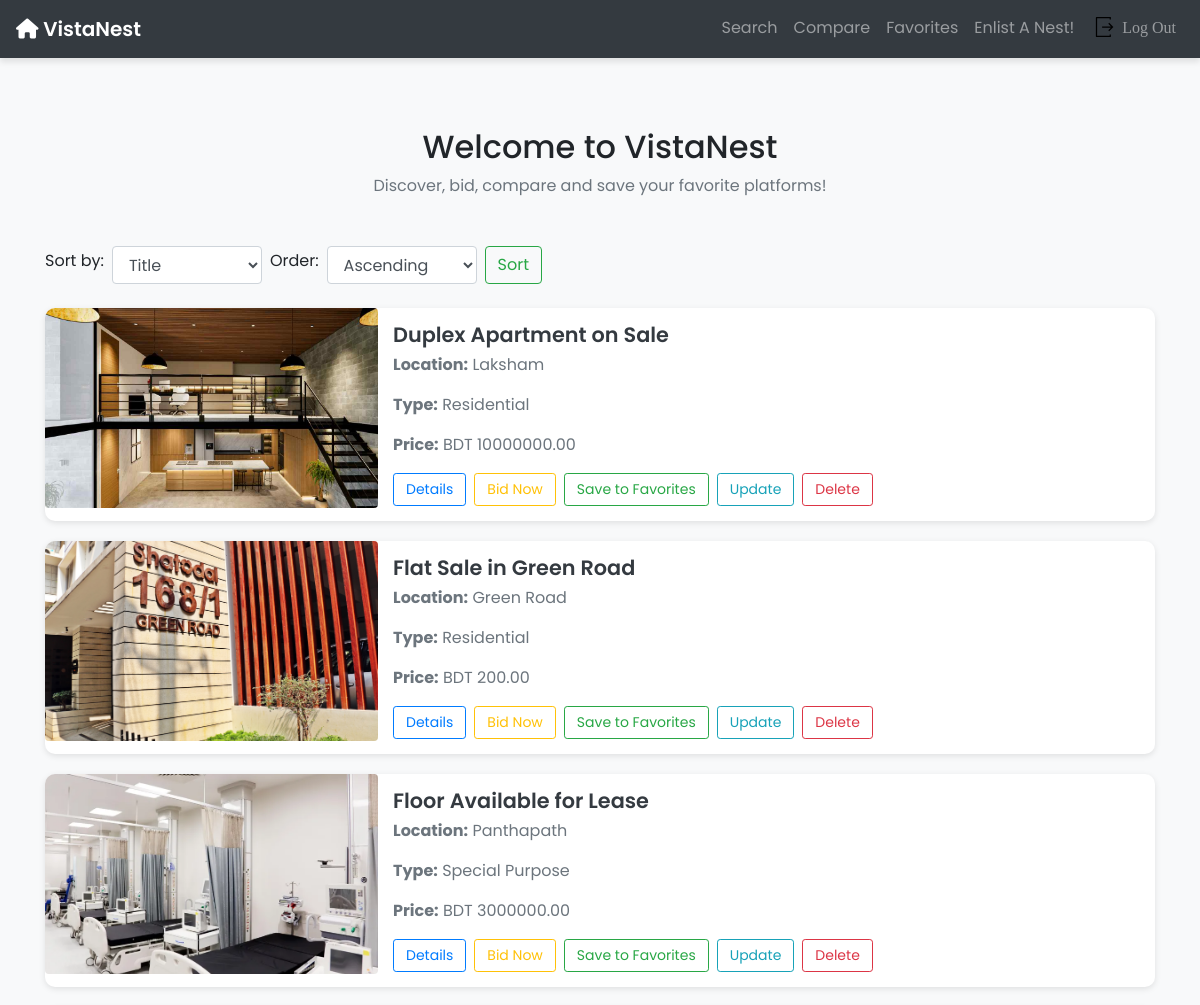
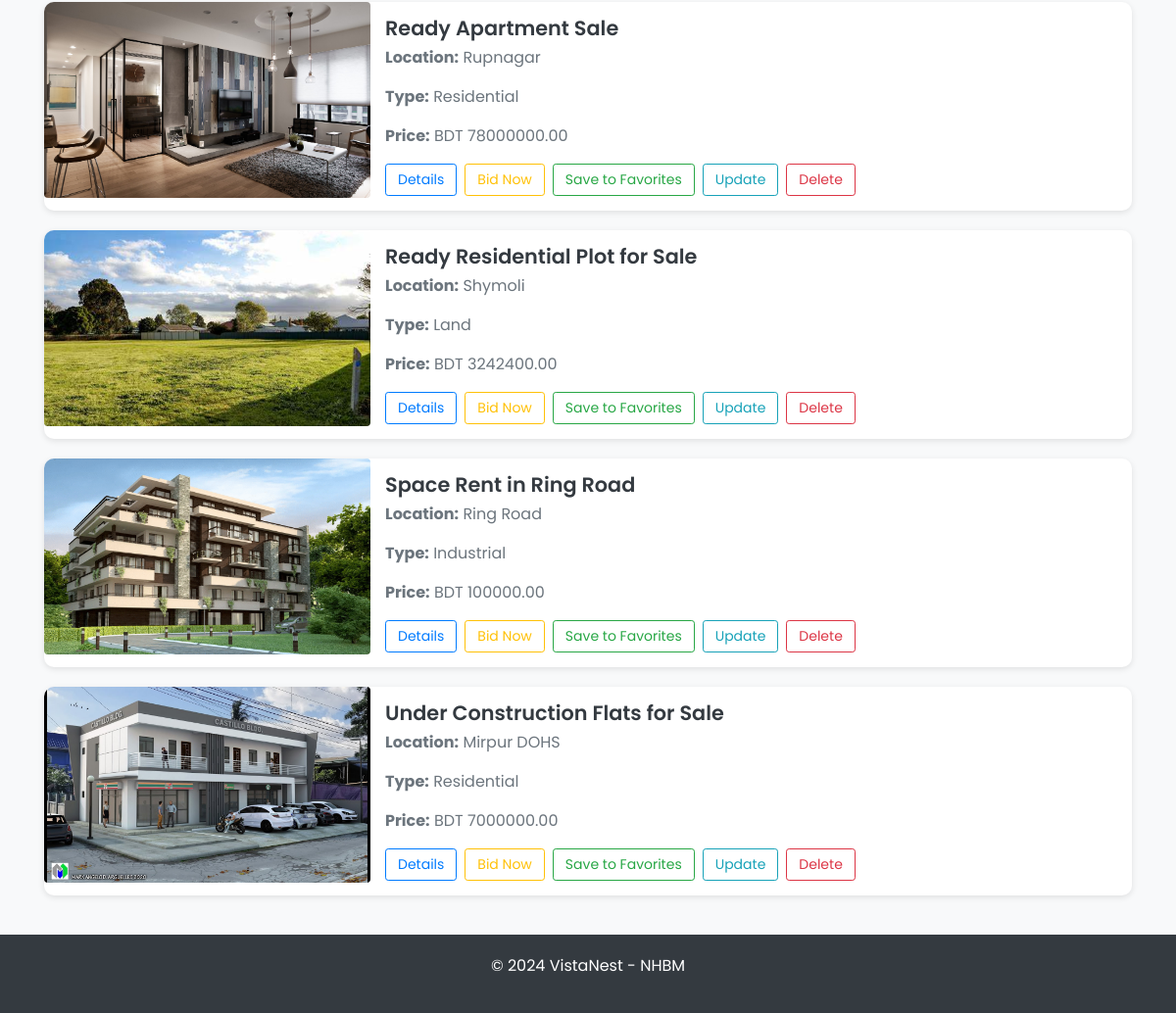
Page /home (signed in) on the committed database (2 pictures, top to bottom).
### platforms/models.py (models this page shows)
class Platform(models.Model):
    property_type_choices = [
        ('Residential', 'Residential'),
        ('Commercial', 'Commercial'),
        ('Land', 'Land'),
        ('Industrial', 'Industrial'),
        ('Special Purpose', 'Special Purpose')
    ]
    owner_contact_number = models.CharField(max_length=15, blank=True, null=True)
    title = models.CharField(max_length=100)
    description = models.TextField(default="This Property is mindblowing!")
    property_type = models.CharField(max_length=20, choices=property_type_choices)
    price = models.DecimalField(max_digits=10, decimal_places=2)
    size_sqft = models.PositiveIntegerField()
    year_built = models.PositiveIntegerField()
    location = models.CharField(max_length=100)
    city = models.CharField(max_length=50)
    country = models.CharField(max_length=50)
    listed_date = models.DateField(auto_now_add=True)
    image = models.ImageField(upload_to='platform_image/', blank=True, null=True, default='platform_image/houses.png')
    def __str__(self):
        return f"{self.title} in {self.location}"

### mysite/views.py (the view)
# urls.py: 2. Add a URL to urlpatterns:  path('', views.home, name='home')
@login_required(login_url='login')
def home(request):
    platform = Platform.objects.all()
    print('>>>>>>>>>>>>',Bid.objects.filter(property = platform[0]))
    for i in platform:
        sort_by = request.GET.get('sort_by', 'title')  # Default sort by 'title'
        sort_order = request.GET.get('sort_order', 'asc')  # Default sort order is ascending
        if sort_order == 'desc':
            sort_by = f'-{sort_by}'
        platform = Platform.objects.all().order_by(sort_by)
    return render(request, 'home.html', {
        "platform": platform, 'platform_bids': None,
    })

### platforms/models.py (called while the page is built)
    def __str__(self):
        return f"Bid of {self.amount} on {self.property} by {self.user}"

### templates/home.html (shortened to what this page needs)
<!DOCTYPE html>
<html lang="en">
<head>
    <link rel="stylesheet" href="https://stackpath.bootstrapcdn.com/bootstrap/4.3.1/css/bootstrap.min.css">
    <link href="https://cdn.jsdelivr.net/npm/bootstrap@4.3.1/dist/css/bootstrap.min.css" rel="stylesheet">
    <link href="https://cdnjs.cloudflare.com/ajax/libs/font-awesome/5.15.4/css/all.min.css" rel="stylesheet">
    <link rel="stylesheet" href="https://cdn.jsdelivr.net/npm/bootstrap@4.3.1/dist/css/bootstrap.min.css">
</head>
<body>
<nav class="navbar navbar-expand-md navbar-dark bg-dark fixed-top">
    <a class="navbar-brand" href="{% url 'home' %}">
        <i class="fas fa-home text-white"></i> VistaNest </a>
    <div class="collapse navbar-collapse" id="navbarNav">
        <ul class="navbar-nav ml-auto">
            <li class="nav-item">
                <a class="nav-link" href="{% url 'search' %}">Search</a>
            </li>
            <li class="nav-item"><a class="nav-link" href="{% url 'compare_properties' %}">Compare</a></li>
            <li class="nav-item">
                <a class="nav-link" href="{% url 'favorites' %}">Favorites</a>
            </li>
            <li class="nav-item">
                <a class="nav-link" href="{% url 'add-platform' %}">Enlist A Nest!</a>
            </li>
            <li class="nav-item">
                <a href="{% url 'logout' %}" class="nav-link text-teal-300" style="font-size: 100%; font-family: Cambria;">
                    Log Out
                </a>
            </li>
        </ul>
    </div>
</nav>
{% block content %}
<div class="container text-center my-5">
    <h2>Welcome to VistaNest</h2>
    <p class="text-muted">Discover, bid, compare and save your favorite platforms!</p>
</div>
<div class="container mb-4">
    <form action="{% url 'home' %}" method="GET" class="d-flex align-items-center">
        <label for="sort_by" class="mr-2">Sort by:</label>
        <select name="sort_by" id="sort_by" class="form-control mr-2" style="max-width: 150px;">
            <option value="title">Title</option>
        </select>
        <label for="sort_order" class="mr-2">Order:</label>
        <select name="sort_order" id="sort_order" class="form-control mr-2" style="max-width: 150px;">
            <option value="asc">Ascending</option>
        </select>
        <button type="submit" class="btn btn-outline-success">Sort</button>
    </form>
</div>
<div class="container">
    {% for i in platform %}
    <div class="card">
{% if i.image %}
    <img src="{{ i.image.url }}" alt="{{ i.title }}" class="img-fluid rounded">
{% else %}
    <div class="property-placeholder d-flex align-items-center justify-content-center">
        <i class="fas fa-home fa-5x text-muted"></i>
    </div>
{% endif %}
        <div class="card-body">
            <h5 class="card-title">{{ i.title }}</h5>
            <p class="text-muted"><strong>Location:</strong> {{ i.location }}</p>
             <p class="text-muted"><strong>Type:</strong> {{ i.property_type }}</p>
            <p class="text-muted"><strong>Price:</strong> BDT {{ i.price }}</p>
            <div class="d-flex flex-wrap">
                <a href="{% url 'details' i.id %}" class="btn btn-outline-primary btn-sm mr-2">Details</a>
                <a href="{% url 'place_bid' i.id %}" class="btn btn-outline-warning btn-sm mr-2">Bid Now</a>
                <a href="{% url 'add_to_favorites' i.id %}" class="btn btn-outline-success btn-sm mr-2">Save to Favorites</a>
                {% if request.user.is_staff %}
                <a href="{% url 'update-platform' i.id %}" class="btn btn-outline-info btn-sm mr-2">Update</a>
                <a href="{% url 'delete-platform' i.id %}" class="btn btn-outline-danger btn-sm">Delete</a>
                {% endif %}
            </div>
        </div>
    </div>
    {% endfor %}
    {% endblock content %}
</div>
<footer>
    <p>&copy; 2024 VistaNest - NHBM</p>
</footer>
</body>
</html>

### templates/home.html (style rules this page uses)
body { font-family: 'Poppins', sans-serif; background-color: #f8f9fa; padding-top: 80px; }
.navbar { box-shadow: 0 4px 6px rgba(0, 0, 0, 0.1); }
.navbar-brand { font-weight: 600; }
.btn-sm { padding: 5px 12px; }
.card { display: flex; flex-direction: row; border: none; border-radius: 10px; box-shadow: 0 2px 6px rgba(0, 0, 0, 0.1); margin-bottom: 20px; overflow: hidden; }
.card img { width: 30%; height: 100%; object-fit: cover; }
.card-body { padding: 15px; flex: 1; }
.card-title { font-size: 1.3rem; font-weight: 600; color: #343a40; margin-bottom: 5px; }
.card img { width: 30%; height: 200px; object-fit: cover; }
footer { margin-top: 40px; padding: 20px; text-align: center; background-color: #343a40; color: #fff; }

### rows in the picture
Platform: image (picture), title "Duplex Apartment on Sale", location "Laksham", property_type "Residential", price "10000000.00"
Platform: image (picture), title "Flat Sale in Green Road", location "Green Road", property_type "Residential", price "200.00"
Platform: image (picture), title "Floor Available for Lease", location "Panthapath", property_type "Special Purpose", price "3000000.00"
Platform: image (picture), title "Ready Apartment Sale", location "Rupnagar", property_type "Residential", price "78000000.00"
Platform: image (picture), title "Ready Residential Plot for Sale", location "Shymoli", property_type "Land", price "3242400.00"
Platform: image (picture), title "Space Rent in Ring Road", location "Ring Road", property_type "Industrial", price "100000.00"
Platform: image (picture), title "Under Construction Flats for Sale", location "Mirpur DOHS", property_type "Residential", price "7000000.00"
